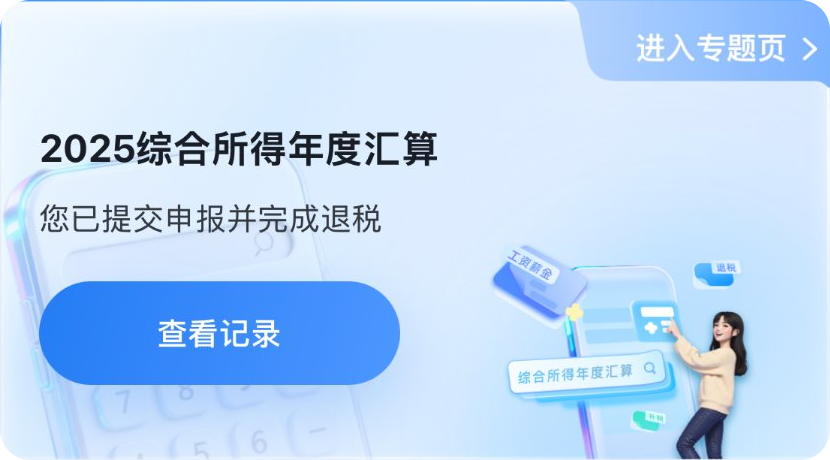
#> input picture web/img/hero-card.png, 830 x 460 px, given in place of profile-before-blend.jpg, which was not available
$ python upgrade_profile_page.py
#> lines starting #> are read from the running program, lines starting #| are printed output that depends on the picture
# -*- coding: utf-8 -*-
"""生成「我的」页贴图：只提升清晰度，顶部不再烘焙纯色。

顶部与系统状态栏（纯色）的衔接改由 CSS 渐变遮罩 .profile-fade 完成，
好处是过渡带可以压到最上面（状态栏下沿 ~58px），不会盖到头像，
而且渐变是连续函数，不会出现「一条边」。

源图 .tmp/profile-before-blend.jpg 已经抹掉状态栏的时间/信号/电量。
原图 885x1920（2.25x），这里放大到 1179x2556（3x）做 1:1 设备像素输出。
"""
import numpy as np
from PIL import Image, ImageFilter

BASE = r'E:/workbuddy存储/2026-11-12-16-43-27/'
SRC = BASE + '.tmp/profile-before-blend.jpg'
DST = BASE + 'web/img/profile-page.jpg'

OUT_W, OUT_H = 1179, 2556

im = Image.open(SRC).convert('RGB')
print('src', im.size)
#| src (830, 460)

big = im.resize((OUT_W, OUT_H), Image.LANCZOS)
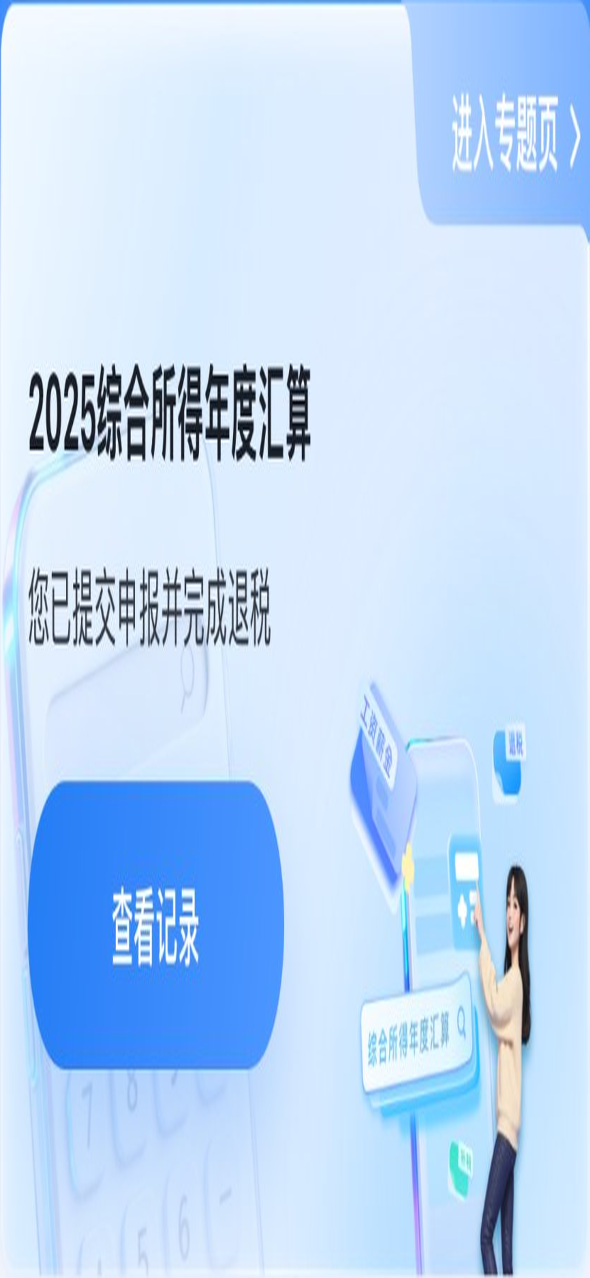
#> big: PIL image 1179x2556 RGB (shown at 1/2 size); mean R, G, B 189.4, 216.1, 246.4
big = big.filter(ImageFilter.UnsharpMask(radius=1.3, percent=55, threshold=2))

a = np.asarray(big).astype(np.float64)
a[1:-1] = (a[:-2] + a[1:-1] * 2 + a[2:]) / 4.0          # 压掉块状噪点
big = Image.fromarray(np.clip(a, 0, 255).astype(np.uint8))
big.save(DST, quality=90, subsampling=0, optimize=True)
print('saved', big.size)
#| saved (1179, 2556)

arr = np.asarray(big).astype(int)
# 顶部一行各处的颜色（决定状态栏取色条该用哪个值）
print('top row', [list(arr[0, x]) for x in (4, 300, 589, 880, 1174)])
#| top row [[59, 141, 251], [84, 144, 223], [83, 149, 220], [141, 191, 255], [68, 145, 251]]
print('row5 avg', arr[5, 40:1140].mean(axis=0).round())
#| row5 avg [126. 182. 244.]

$ run again, on web/img/special-card.png
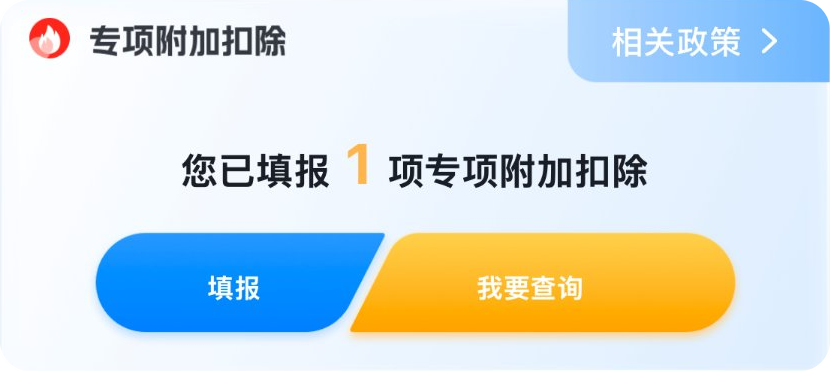
#> input picture web/img/special-card.png, 830 x 371 px, given in place of profile-before-blend.jpg, which was not available
#| src (830, 371)
#> `big = im.resize((OUT_W, OUT_H), Image.LANCZOS)`:
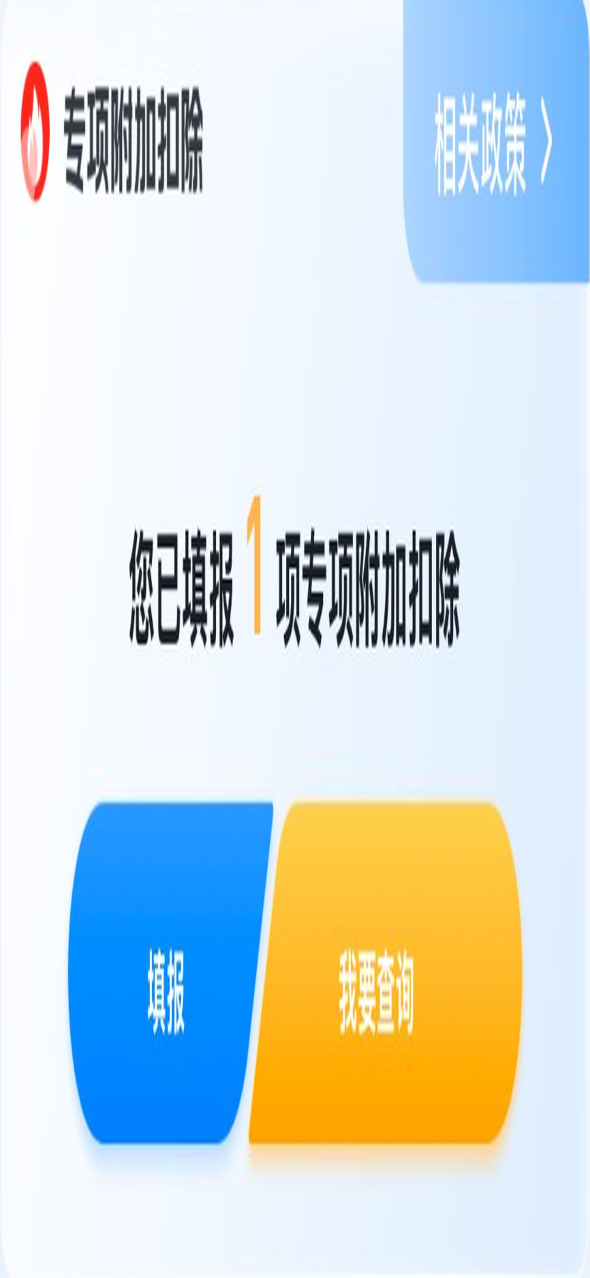
#> big: PIL image 1179x2556 RGB (shown at 1/2 size); mean R, G, B 209.8, 220.7, 222.2
#| saved (1179, 2556)
#| top row [[244, 245, 250], [246, 249, 254], [244, 247, 254], [159, 207, 255], [250, 240, 243]]
#| row5 avg [214. 234. 254.]
